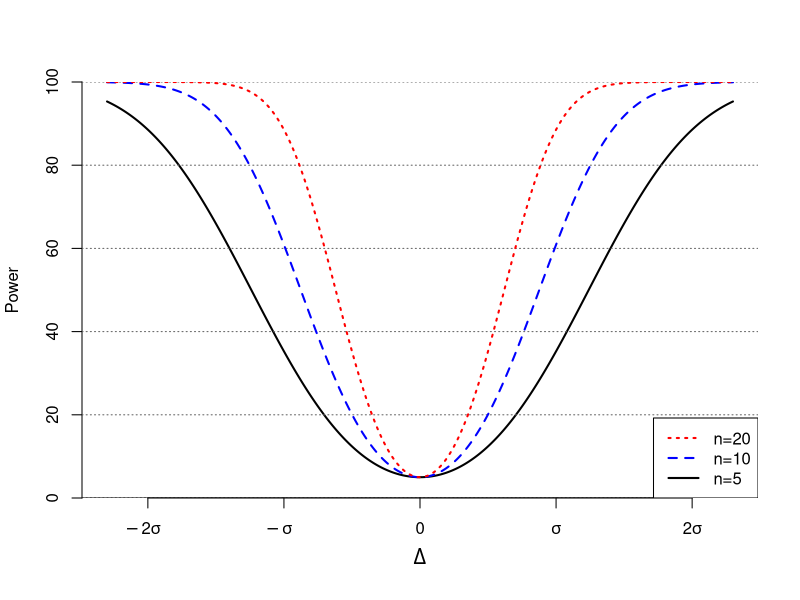
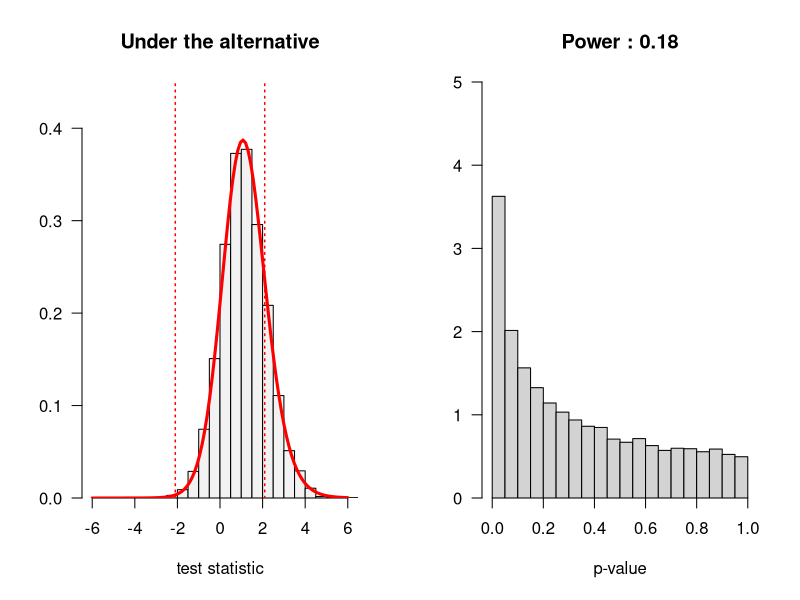
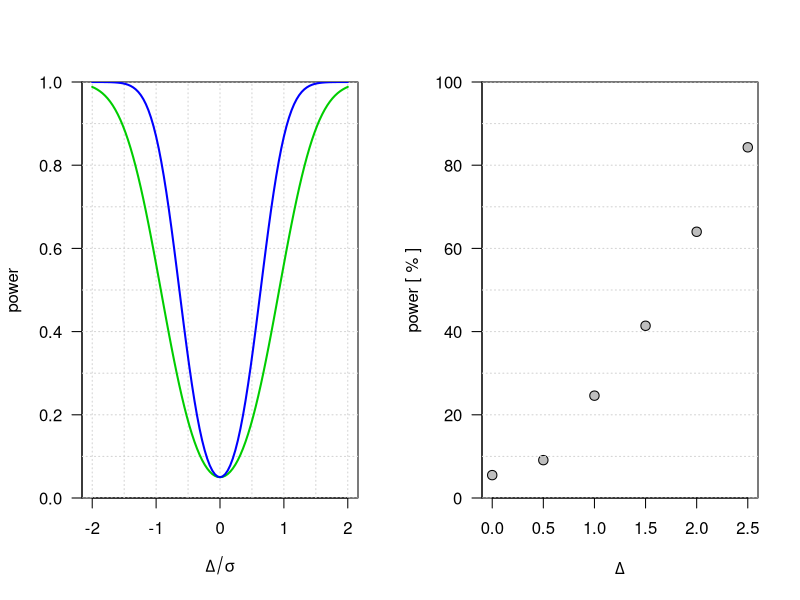

Here is the R script that generated these plots, in order:
## ---- chunk 1
knitr::opts_chunk$set(echo=TRUE, fig.align="center")
## ---- chunk 2
par(yaxs="i")
delta <- seq(-2.3,2.3,length=501)
se5 <- sqrt(2/5)
se10 <- sqrt(2/10)
se20 <- sqrt(2/20)
C <- qnorm(0.975)
pow5 <- 1-pnorm(C-delta/se5)+pnorm(-C-delta/se5)
pow10 <- 1-pnorm(C-delta/se10)+pnorm(-C-delta/se10)
pow20 <- 1-pnorm(C-delta/se20)+pnorm(-C-delta/se20)
plot(delta,pow5*100,type="l",xlab="",bty="n",ylab="Power",lwd=2,xaxt="n",ylim=c(0,100))
abline(h=c(0,20,40,60,80,100),lty=3,col="gray40")
abline(h=0)
lines(delta,pow10*100,lwd=2,col="blue",lty=2)
lines(delta,pow20*100,lwd=2,col="red",lty=3)
axis(1,-2:2,c(expression(paste(-2*sigma,"  ")),
              expression(paste(-sigma,"  ")),
              expression(0),
              expression(sigma),
              expression(2*sigma)))
mtext(expression(Delta),cex=1.3,side=1,line=2.5)
legend("bottomright",rev(c("n=5","n=10","n=20")),lty=3:1,lwd=2,col=rev(c("black","blue","red")))
## ---- chunk 3
n <- 10
nit <- 10000
p2 <- t2 <- rep(NA,nit)
set.seed(1)
for(j in 1:nit){
  x <- rnorm(n)  
  y <- rnorm(n)-0.5
  tmp <- t.test(x,y,var.equal=TRUE)
  t2[j] <- tmp$stat
  p2[j] <- tmp$p.value
}

par(mfrow=c(1,2),las=1)
xr <- c(-6,6)
cval <- qt(0.975,2*n-2)
hist(t2,xlim=xr,ylim=c(0,0.45),prob=TRUE,col=grey(0.95),breaks=21,xlab="test statistic",ylab="",main="")
curve(dt(x,2*n-2,ncp=0.5/sqrt(2/n)),col="red",lwd=3,add=TRUE)
abline(v=c(-cval,cval),lty="dotted",col="red",lwd=1.5)
title("Under the alternative") 
hist(p2,xlim=c(0,1),ylim=c(0,5),prob=TRUE,col="lightgray",breaks=21,xlab="p-value",ylab="",main="")
title(paste0("Power : ",formatC(mean(ifelse(p2<0.05,1,0)),format="f",digits=2)))
## ---- chunk 4
cval <- qt(0.975,2*n-2)
mean(ifelse(t2>cval,1,0))
mean(ifelse(t2<(-cval),1,0))
mean(ifelse(t2>cval,1,0))+mean(ifelse(t2<(-cval),1,0))
mean(ifelse(p2<0.05,1,0))
## ---- chunk 5
power.t.test(n=10,delta=0.5)$power
power.t.test(n=10,delta=0.5,strict=TRUE)$power
## ---- chunk 6
power.t.test(n=10,delta=1,strict=TRUE)
## ---- chunk 7
power.t.test(power=0.8,delta=1,strict=TRUE)
power.t.test(power=0.8,delta=1,strict=TRUE)$n
ceiling(power.t.test(power=0.8,delta=1,strict=TRUE)$n)
## ---- chunk 8
nx <- 101
d <- seq(-2,2,length=nx)
pwr10 <- rep(NA,nx)
pwr20 <- rep(NA,nx)
for(k in 1:nx) pwr10[k] <- power.t.test(n=10,delta=d[k],strict=TRUE)$power
for(k in 1:nx) pwr20[k] <- power.t.test(n=20,delta=d[k],strict=TRUE)$power
plot(range(d),c(0,1),xlab=expression(Delta/sigma),ylab="power",type="n")
abline(h=seq(0,1,0.1),lty="dotted",col="lightgray")
abline(v=seq(-2,2,0.5),lty="dotted",col="lightgray")
lines(d,pwr10,col="green3",lwd=2)
lines(d,pwr20,col="blue",lwd=2)
## ---- chunk 9
sigA <- 2
sigB <- 4
## ---- chunk 10
n <- 5
m <- 15
## ---- chunk 11
se <- sqrt(sigA^2/n + sigB^2/m)
## ---- chunk 12
delta <- 3
## ---- chunk 13
C <- qnorm(0.975)
## ---- chunk 14
1 - pnorm(C - delta/se) + pnorm(-C - delta/se)
## ---- chunk 15
C <- qt(0.975, n+m-2)
## ---- chunk 16
1 - pt(C, n+m-2, delta/se) + pt(-C, n+m-2, delta/se)
## ---- chunk 17
# n,m = sample sizes
# sigA,sigB = population SDs
# delta = difference between population means

sim <- function(n, m, sigA, sigB, delta){
  x <- rnorm(n, delta, sigA)
  y <- rnorm(m, 0, sigB)
  t.test(x,y)$p.value
}
## ---- chunk 18
delta <- c(0.0, 0.5, 1.0, 1.5, 2.0, 2.5)
p <- matrix(nrow=1000,ncol=length(delta))
for(i in 1:length(delta)){
  for(j in 1:nrow(p)){
    p[j,i] <- sim(5, 10, 1, 2, delta[i])
  }
}
## ---- chunk 19
pow <- apply(p, 2, function(a) mean(a<0.05))
print(pow)
par(las=1)
plot(delta,100*pow,xlab=expression(Delta),ylab="power [ % ]",ylim=c(0,100),pch=21,bg="grey",cex=1.25)
abline(h=seq(0,100,10),lty="dotted",col="lightgrey")
